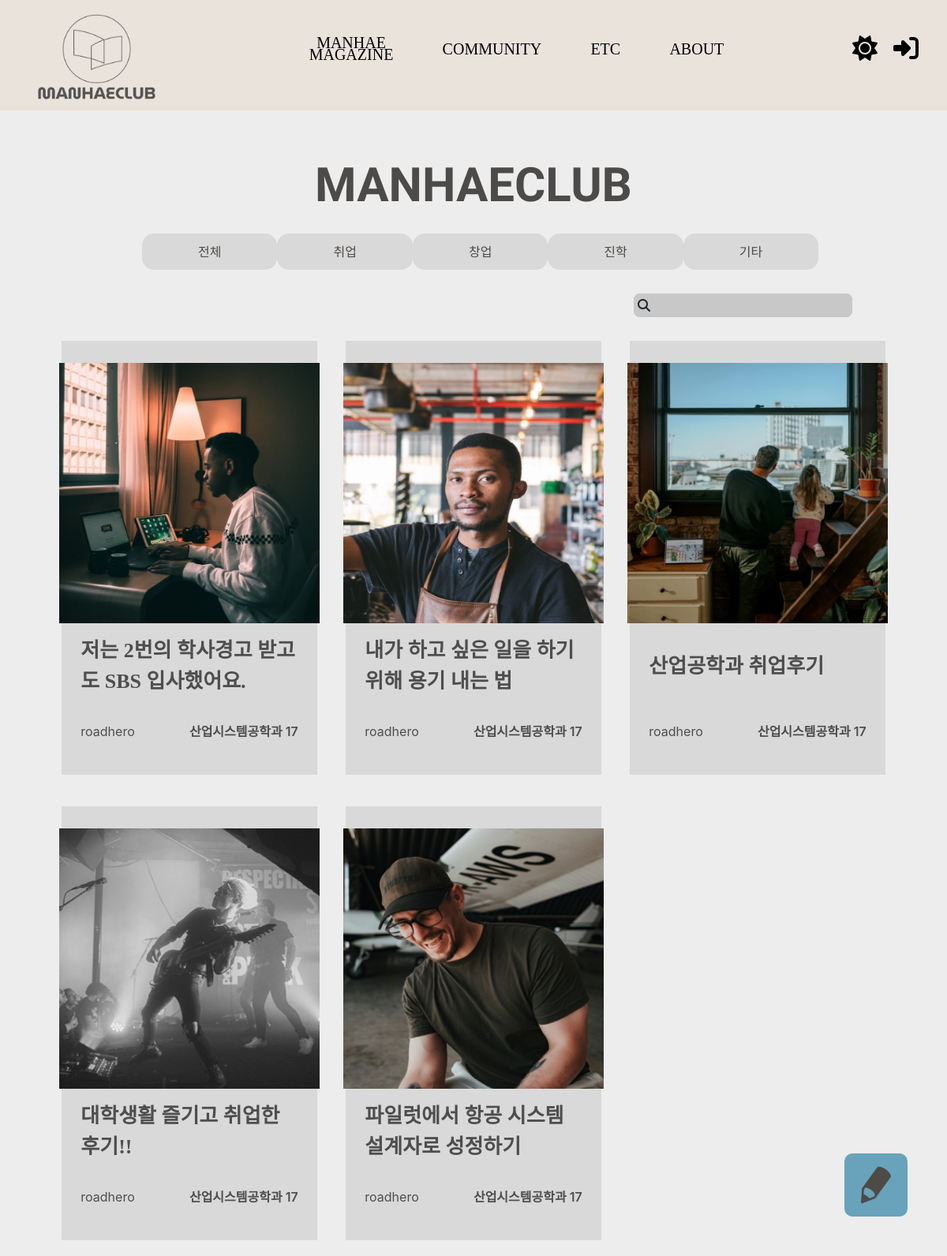
Before: / with the older database file.
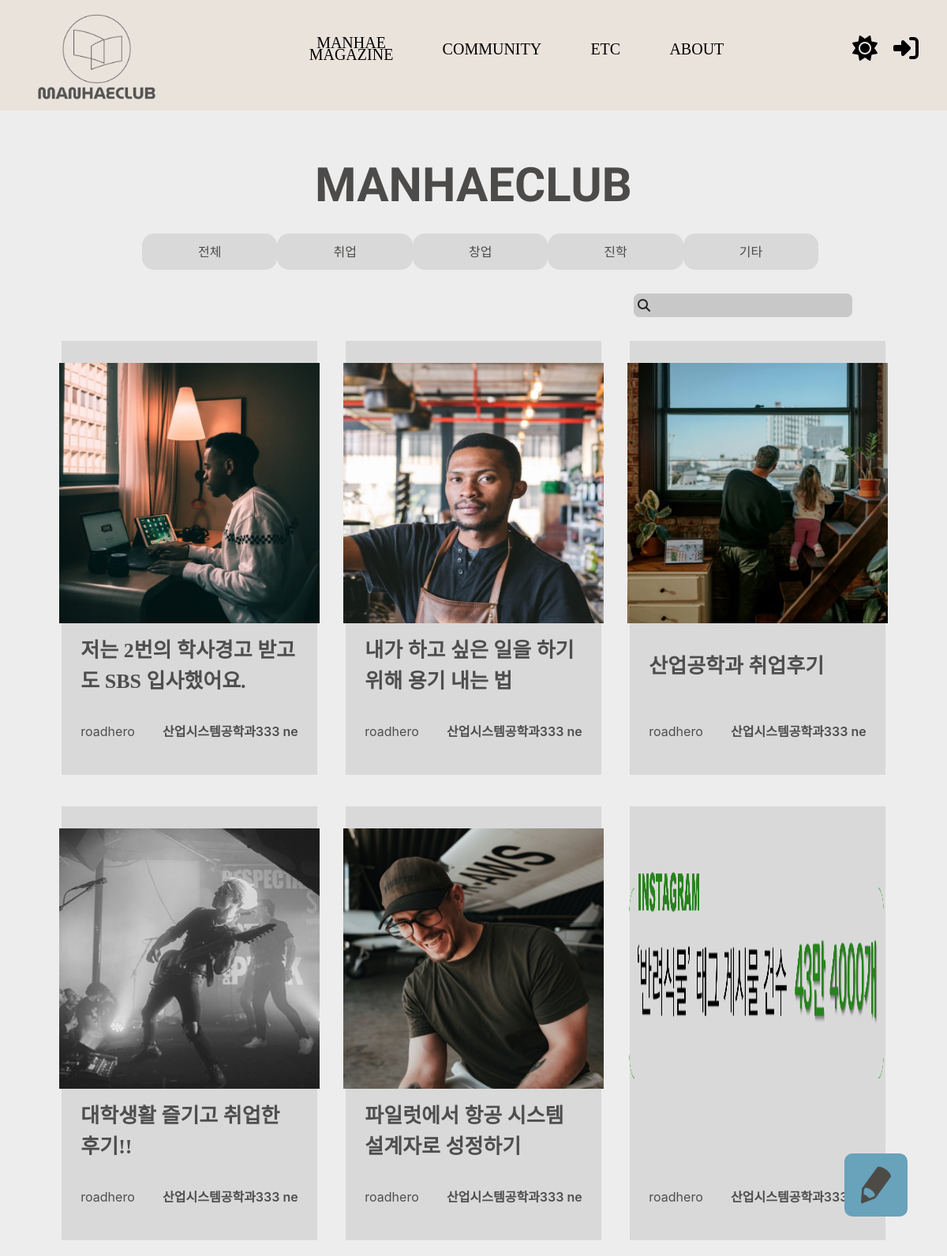
After: the same page with the newer database file.
### main/models.py (models this page shows, shortened)
class Post(models.Model):
    title = models.CharField(max_length=100)
    writer = models.ForeignKey(User, on_delete=models.CASCADE)
    pub_date = models.DateTimeField()
    body = models.TextField()
    like_users = models.ManyToManyField(settings.AUTH_USER_MODEL, related_name='like_posts')
    view_users = models.IntegerField(default=0)
    category = models.CharField(max_length=10, choices=post_choice, default='취업')
    image = models.ImageField(upload_to='post/', blank=True, null=True)

### accounts/models.py (models this page shows)
class Profile(models.Model):
    user = models.OneToOneField(settings.AUTH_USER_MODEL, on_delete=models.CASCADE, primary_key=True)
    name = models.CharField(max_length=20, default='', null=True)
    university = models.CharField(max_length=20, default='', null=True)
    register = models.IntegerField(null=True)
    major = models.CharField(max_length=20, default='', null=True)
    major2 = models.CharField(max_length=20, default='', null=True)
    def student_number(self):
        return str(self.register)[-2:]

### main/views.py (the view)
# urls.py: path('', showmain, name="showmain"),
def showmain(request):
    if request.method=='GET':
        magazine_sort = request.GET.get('magazine')
        if magazine_sort == 'all' or magazine_sort == None:
            posts = Post.objects.all()
        else:
            posts = Post.objects.filter(category=magazine_sort)
    return render(request, 'main/mainpage.html', {'posts': posts})

### main/templates/main/mainpage.html (shortened to what this page needs)
{% extends 'base.html' %}
{% load static %}
{% block content %}
<div id="background">
    <section class="title">
        <p>MANHAECLUB</p>
    </section>
    <form class="button_form" id="magazine" method="get" action="{% url 'main:showmain' %}">
        <section class="button">
            <button type="submit" value="all" class="btn" name="magazine">전체</button>
            <button type="submit" value="취업" class="btn" name="magazine">취업</button>
            <button type="submit" value="창업" class="btn" name="magazine">창업</button>
            <button type="submit" value="진학" class="btn" name="magazine">진학</button>
            <button type="submit" value="기타" class="btn" name="magazine">기타</button>
        </section>
    </form>
    <section class="search">
        <form id="search" method="post" action="{% url 'main:search' %}">
            <input type="text" name="search_word" class="search_input" type="submit" label="Search Word">
            <i class="fa-solid fa-magnifying-glass"></i>
        </form>
    </section>
    <section class="posting">
        {% if posts %}
            {% for post in posts %}
            <div class="post_item">
                <a href="{% url 'main:detail' post.id %}" class="post_itme_inner" style="text-decoration:none">
                    <div class="post_itme_inner_s">
                        <img class="post_item_img" src="{{post.image}}" alt="Card image cap">
                        <section class="post_item_title">
                            <p class="post_item_title_title">{{post.title}}</p>
                        </section>
                        <section class="post_item_info">
                            <p class="post_item_info_name">{{post.writer}}</p>
                            <p class="post_item_info_major">{{post.writer.profile.major}} {{post.writer.profile.student_number}}</p>
                        </section>
                    </div>
                </a>
            </div>
            {% endfor %}
        {% else %}
            <p>not found</p>
        {% endif %}
    </section>
    <a href="{% url 'main:new' %}">
        <img class="toWrite" src="{% static 'images/toWrite.png' %}" alt="">
    </a>
</div>
{% endblock %}

### basic/templates/base.html (shortened to what this page needs)
<!DOCTYPE html>
{% load static %}
<html lang="en">
<head>
    <link href="https://cdn.jsdelivr.net/npm/bootstrap@5.1.3/dist/css/bootstrap.min.css" rel="stylesheet"
>
    <link rel="stylesheet" type="text/css" href="{% static 'css/navbar.css' %}">
    <link rel="stylesheet" type="text/css" href="{% static 'css/main_page.css' %}">
    <link rel="stylesheet" type="text/css" href="{% static 'css/detail_p.css' %}">
    <link rel="stylesheet" type="text/css" href="{% static 'css/community_m.css' %}">
    <link rel="stylesheet" type="text/css" href="{% static 'css/community_d.css' %}">
    <link rel="stylesheet" type="text/css" href="{% static 'css/writing.css' %}">
    <link rel="stylesheet" type="text/css" href="{% static 'css/dark.css' %}">
    <link rel="stylesheet" type="text/css" href="{% static 'css/mypage.css' %}">
    <link rel="stylesheet" href="https://maxcdn.bootstrapcdn.com/bootstrap/4.0.0/css/bootstrap.min.css"
>
    <link rel="stylesheet" href="https://cdnjs.cloudflare.com/ajax/libs/font-awesome/6.1.0/css/all.min.css"
 />
</head>
<body>
    {% include 'shared/_navbar.html' %}
    {% block content %}
    {% endblock %}
</body>
</html>

### basic/templates/shared/_navbar.html
{% load static %}
<nav class="navbar">
  <div class="navbar_logo">
    <a class="navbar_logo_a" href="{% url 'main:showmain' %}">
      <img class="navbar_logo_img" src="{% static 'images/arcticons.png' %}" alt="">
      <img class="navbar_logo_imgs" src="{% static 'images/m_club.png' %}" alt="">
    </a>
  </div>
  <ul class="navbar_menu">
    <a style="text-decoration: none" class="nabvar_menu_category_one" href="{% url 'main:showmain' %}">
      <div class="navbar_menu_title">MANHAE<br />MAGAZINE</div>
    </a>
    <a style="text-decoration: none" href="{% url 'main:community' %}">
      <div class="navbar_menu_title">COMMUNITY</div>
    </a>
    <a style="text-decoration: none" href="#">
      <div class="navbar_menu_title">ETC</div>
    </a>
    <a style="text-decoration: none" href="#">
      <div class="navbar_menu_title">ABOUT</div>
    </a>
  </ul>
  <ul class="navbar_login">
    <i id="toggle_btn" style="cursor: pointer;" class="fa-solid fa-moon fa-2x"></i>
    {% if user.is_authenticated %}
    <a href="{% url 'accounts:mypage' %}"><i class="fa-solid fa-circle-user fa-2x"></i></a>
    <a href="{% url 'account_logout' %}"><i class="fa-solid fa-right-from-bracket fa-2x"></i></a>
    {% else %}
    <a href="{% url 'accounts:login' %}"><i class="fa-solid fa-right-to-bracket fa-2x"></i> </a>
    {% endif %}
  </ul>
</nav>

### main/static/css/navbar.css (style rules this page uses)
.navbar { width: 100vw; height: 140px; display: flex; align-items: center; justify-content: space-around; }
.navbar_logo_a { display: flex; flex-direction: column; align-items: center; }
.navbar_logo_img { width: 45%; }
.navbar_logo_imgs { width: 70%; }
.navbar_menu { display: flex; align-items: center; width: 45%; justify-content: space-between; }
.nabvar_menu_category_one { display: flex; align-items: center; text-align: center; line-height: 15px; }
.navbar_menu_title { font-family: 'SUIT-Medium'; font-size: 20px; text-decoration: none; color:black; }
.navbar_login { display: flex; }
.navbar_login i { cursor: pointer; color: black; margin-right: 20px; }

### main/static/css/main_page.css (style rules this page uses)
#background { display: flex; flex-direction: column; align-items: center; width: 100vw; min-height: 90vh; }
.title { font-family: 'MuseoModerno', cursive; width: 100%; margin-top: 50px; display: flex; justify-content: center; font-size: 60px; font-weight: 700; }
.button_form { width: 100%; display: flex; justify-content: center; }
.button { display: flex; align-items: center; width: 70%; justify-content: space-around; }
.button > .btn { border-radius: 15px; padding: 10px 70px; display: flex; justify-content: center; align-items: center; transition: all 0.5s; }
.search { margin-top: 30px; width: 80%; display: flex; justify-content: flex-end; }
.search > form { position: relative; display: flex; align-items: center; }
.search > form > i { margin-left: 5px; position: absolute; }
.search > form > input { padding-left: 25px; height: 30px; border : 1px solid #656260; border-radius: 7px; background-color:#656260; }
.posting { margin-top: 10px; width: 90%; display: grid; grid-template-columns: repeat(3, 1fr); }
.post_item { margin-top: 20px; margin-bottom: 20px; display: flex; justify-content: center; }
.post_itme_inner { background-color: #D9D9D9; width: 90%; display: flex; justify-content: center; align-items: center; height: 550px; color:#4E4E4E; transition: all 0.5s; }
.post_itme_inner_s { display: flex; flex-direction: column; align-items: center; justify-content: space-between; height: 90%; width: 85%; }
.post_item_title { font-family: 'SUIT-Medium'; font-size: 26px; text-align: left; width: 100%; font-weight: 600; }
.post_itme_inner_s > .post_item_img { width: 330px; height: 330px; }
.post_item_info { color:#4E4E4E; width: 100%; display: flex; justify-content: space-between; }
.post_item_info_major { font-weight: 600; }
.toWrite { width: 80px; height: 80px; border-radius: 10px; position: fixed; bottom: 50px; right: 50px; }

### main/static/css/community_m.css (style rules this page uses)
a { text-decoration:none; }
.toWrite { width: 80px; height: 80px; border-radius: 10px; position: fixed; bottom: 50px; right: 50px; }

### main/static/css/dark.css (style rules this page uses)
:root { --nav-color:#6F816F; --back-color : #514C48; --title-color: #FFFFFF; --btn-color : #FFFFFF; --btn-back-color : #3D3939; --btn-hover-color : #3D3939; --btn-hover-back-color : #FFFFFF; --detail-back-color : #2D2A2A; --detail-color : #FFFFFF; --search-color: #656260; }
.lightmode { --nav-color: #EAE3DC; --back-color: rgb(237,237,237); --title-color: #4C4B49; --btn-color : #4D4B49; --btn-back-color : #D9D9D9; --btn-hover-color : #EFEFEF; --btn-hover-back-color : #4388A6; --detail-back-color : #FFFFFF; --detail-color : #4C4B49; --search-color: #C8C8C8; }
.navbar { background-color: var(--nav-color); }
#background { background-color: var(--back-color); }
.title { color: var(--title-color); }
.button > .btn { color: var(--btn-color); background-color: var(--btn-back-color); transition: all 0.5s; }
.search > form > input { border : 1px solid var(--search-color); background-color: var(--search-color); }

Changed rows visible on the page:
changed Post "저는 2번의 학사경고 받고도 SBS 입사했어요.": writer.profile.major "산업시스템공학과" → "산업시스템공학과333"; writer.profile.student_number "17" → "ne"
changed Post "내가 하고 싶은 일을 하기 위해 용기 내는 법": writer.profile.major "산업시스템공학과" → "산업시스템공학과333"; writer.profile.student_number "17" → "ne"
changed Post "산업공학과 취업후기": writer.profile.major "산업시스템공학과" → "산업시스템공학과333"; writer.profile.student_number "17" → "ne"
changed through a linked row, Post "대학생활 즐기고 취업한 후기!!": writer.profile.major "산업시스템공학과" → "산업시스템공학과333"; writer.profile.student_number "17" → "ne"
changed through a linked row, Post "파일럿에서 항공 시스템 설계자로 성정하기": writer.profile.major "산업시스템공학과" → "산업시스템공학과333"; writer.profile.student_number "17" → "ne"
added Post: image (picture), writer "roadhero", writer.profile.major "산업시스템공학과333"
